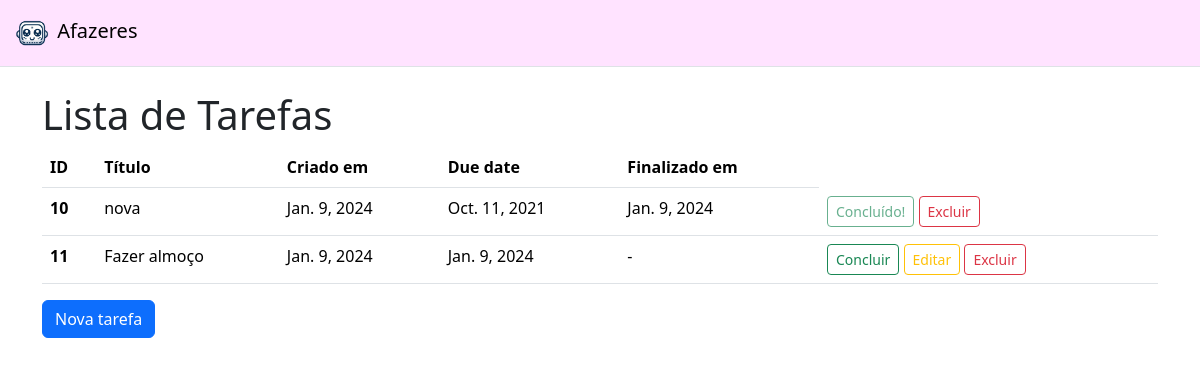
Before: / with the older database file.
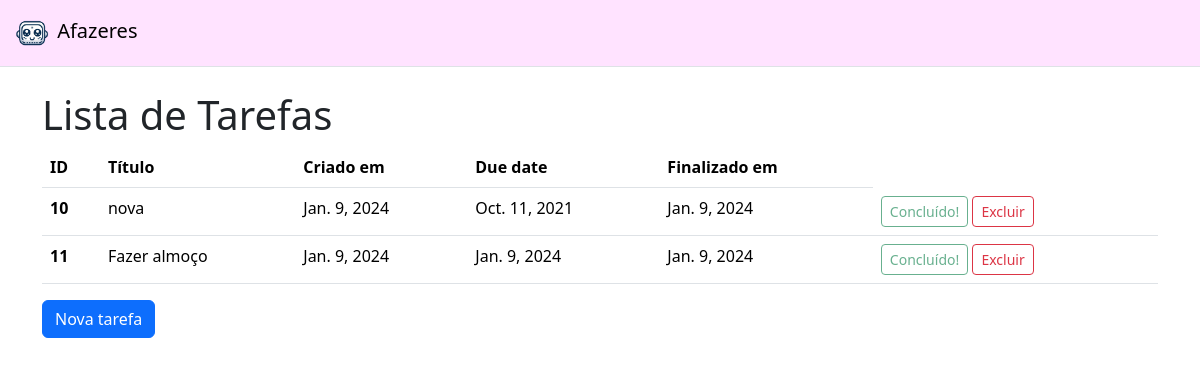
After: the same page with the newer database file.
### todos/models.py (models this page shows, shortened)
class Todo(models.Model):
    title = models.CharField(max_length=100, null=False, blank=False)
    created_at = models.DateField(auto_now_add=True, null=False, blank=False)
    deadline = models.DateField(null=False, blank=False)
    finished_at = models.DateField(null=True)
    class Meta:
        ordering = ["deadline"]

### todos/views.py (the view)
# urls.py: path("", TodoListView.as_view(), name="todo_list"),
class TodoListView(ListView):
    model = Todo

### todos/templates/todos/todo_list.html (shortened to what this page needs)
{% extends 'base.html' %}
{%load static%}
{% block content %}
        <h1>
            Lista de Tarefas
        </h1>
        {% if todo_list %}
        <table class="table">
            <thead>
              <tr>
                <th scope="col">ID</th>
                <th scope="col">Título</th>
                <th scope="col">Criado em</th>
                <th scope="col">Due date</th>
                <th scope="col">Finalizado em</th>
              </tr>
            </thead>
            <tbody>
                {% for todo in todo_list %}
                <tr>
                  <th scope="row">{{ todo.pk }}</th>
                  <td>{{ todo.title }}</td>
                  <td>{{ todo.created_at }}</td>
                  <td>{{ todo.deadline }}</td>
                  <td>{{ todo.finished_at|default:"-" }}</td>
                  <td>
                    <a href="{% url "complete" pk=todo.pk %}" class="btn btn-outline-success btn-sm {% if todo.finished_at %} btn-success disabled {% endif %} ">
                      {% if todo.finished_at %}
                      Concluído!
                      {% else %}
                      Concluir
                      {% endif %}
                    </a>
                    {% if not todo.finished_at %}
                    <a href="{% url "update" pk=todo.pk%}" class="btn btn-outline-warning btn-sm">Editar</a>
                    {% endif %}
                    <a href="{% url "delete" pk=todo.pk%}" class="btn btn-outline-danger btn-sm">Excluir</a>
                  </td>
                </tr>
                {% endfor  %}
            </tbody>
          </table>
          {% else %}
            <div class="empty-list">
              <div class="d-flex justify-content-center">
                <img src="{% static 'img/todolistempty.png' %}" alt="No Tasks" class="img-fluid w-50">
            </div>
            </div>
          {% endif %}
          <a href="{%url 'create'%}" class="btn btn-primary">Nova tarefa</a>
{% endblock content %}

Changed rows visible on the page:
changed Todo "Fazer almoço": finished_at "-" → "Jan. 9, 2024"; finished_at "Concluir Editar" → "Concluído!"
